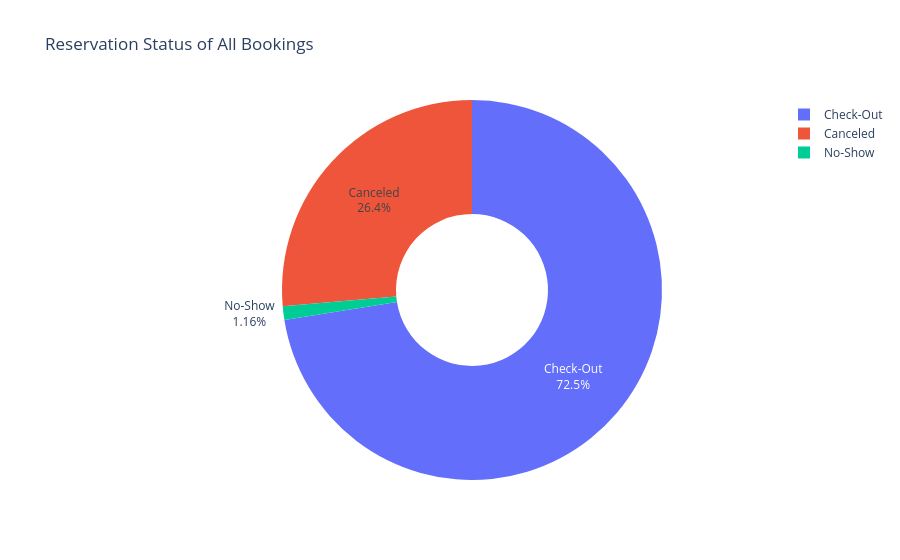

Notebook source saved alongside this figure:
### Code cell
#Pie chart of reservation status
status = df["reservation_status"].value_counts().reset_index()
status.columns = ["Reservation Status", "Bookings"]

fig = px.pie(status, names="Reservation Status", values="Bookings", hole=0.4,
             title="Reservation Status of All Bookings")
fig.update_traces(textinfo="percent+label")
fig.show()

### Figure 1 — Plotly figure (JSON) as saved in the notebook; plotly's stock layout.template omitted (floating-point values rounded to 4 significant figures)
{"data": [{"domain": {"x": [0, 1], "y": [0, 1]}, "hole": 0.4, "hovertemplate": "Reservation Status=%{label}<br>Bookings=%{value}<extra></extra>", "labels": ["Check-Out", "Canceled", "No-Show"], "legendgroup": "", "name": "", "showlegend": true, "textinfo": "percent+label", "type": "pie", "values": [63220, 22996, 1013]}], "layout": {"legend": {"tracegroupgap": 0}, "title": {"text": "Reservation Status of All Bookings"}}}
